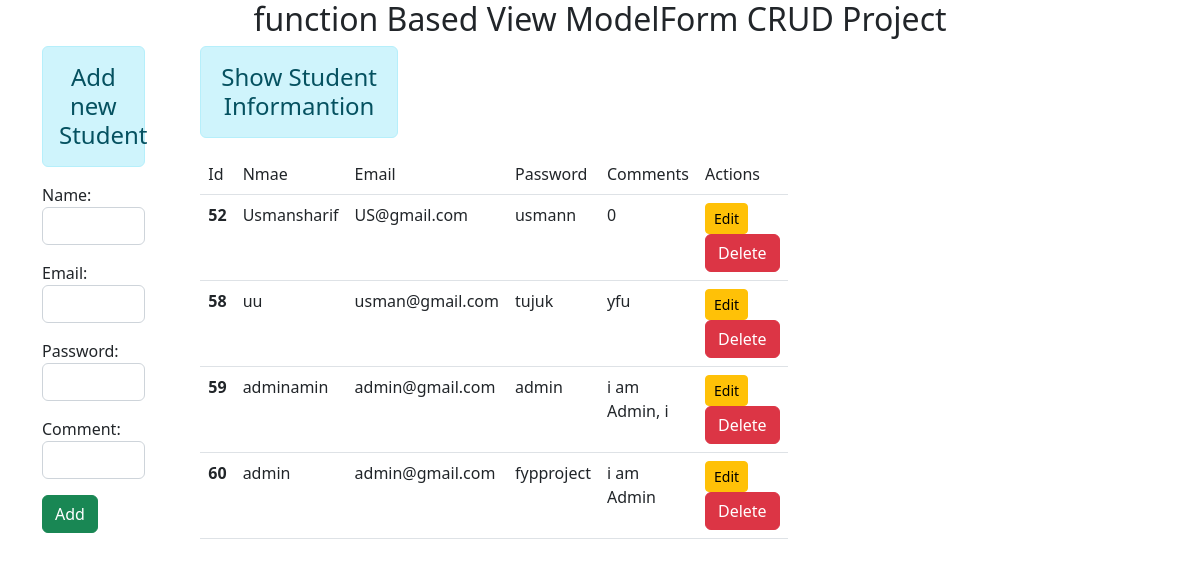
The page / on the database its author committed.
### enroll/models.py (models this page shows)
class User(models.Model):
    name =models.CharField(max_length=70)
    email =models.CharField(max_length=100)
    password =models.CharField(max_length=100)
    comment =models.CharField(max_length=200)

### enroll/views.py (the view)
# urls.py: path('', views.add_show, name="addandshow"),
def add_show(request):
 if request.method == 'POST':
  fm = StudentRegistration(request.POST or None)
  if fm.is_valid():
    nm = fm.cleaned_data['name']
    em = fm.cleaned_data['email']
    pw = fm.cleaned_data['password']
    cm = fm.cleaned_data['comment']
    reg=User (name=nm,email=em, password=pw,comment=cm)
    reg.save()
    stud = User.objects.all()
    return render(request, 'enroll/addandshow.html',{'form':fm,'stu':stud})
  fm = StopAsyncIteration()
 else:
  fm= StudentRegistration()
 stud = User.objects.all()
 return render(request, 'enroll/addandshow.html',{'form':fm,'stu':stud})

### enroll/forms.py
class StudentRegistration(forms.ModelForm):
    class Meta:
        model = User
        fields = ('all',)
        fields = ['name', 'email','password','comment',]
        widgets= {
            'name': forms.TextInput (attrs={'class':'form-control'}),
            'email': forms.EmailInput (attrs={'class':'form-control'}),
            'password': forms.PasswordInput (attrs={'class':'form-control'}),
            'comment': forms.TextInput (attrs={'class':'form-control'}),
        }

### enroll/templates/enroll/addandshow.html (shortened to what this page needs)
{% extends 'enroll/base.html' %}
{% block content %}
<div class="row">
    <div class="col-sm-4">
        <div class="row">
            <div class="col-sm-4">
                <h4 class="text-center alert alert-info">Add new Student</h4>
                <form action=" " method="POST" >
                    {{form.as_p}}
                    <input type="submit" class=" btn btn-success" value="Add">
                </form>
            </div>
            <div class="col-sm-7 offset-1">
                <h4 class="text-center alert alert-info">Show Student Informantion</h4>
                {% if stu %}
                <table class="table table-hover class="d-inline" ">
                    <thead>
                        <tr>
                            <td scope="col">Id</td>
                            <td scope="col">Nmae</td>
                            <td scope="col">Email</td>
                            <td scope="col">Password</td>
                            <td scope="col">Comments</td>
                            <td scope="col">Actions</td>
                        </tr>
                    </thead>
                    <tbody>
                        {% for st in stu %}
                        <tr>
                            <th scope="row">{{ st.id}}</th>
                            <td>{{st.name}}</td>
                            <td>{{st.email}}</td>
                            <td>{{st.password}}</td>
                            <td>{{st.comment}}</td>
                            <td>
                                <a href="{% url 'updatedata' st.id %}" class="btn btn-warning btn-sm">Edit</a>
                                <form action="{% url 'deletedata' st.id %}" method="POST" class="d-inline"> {% csrf_token %}
                                    <input type="submit" class="btn btn-danger" value="Delete">
                                </form>
                                </td>
                        </tr>
                        {% endfor %}
                    </tbody>
                </table>
                {% else %}
                <h4 class="text-center alert alert-warnning">No Informantion</h4>
                {% endif %}
            </div>
        </div>
    </div>
</div>
{% endblock content %}

### enroll/templates/enroll/base.html (shortened to what this page needs)
<!DOCTYPE html>
{% load static %}
<html lang="en">
    <head>
<link rel="stylesheet" href="{% static 'enroll/css/bootstrap.css' %}">
</head>
<body>
<div class="container" mt-5>
    <h2 class="text-center alert-danger" >function Based View ModelForm CRUD Project</h2>
{% block content %} {% endblock content %}
</div>
</body>
</html>

### rows shown on the page
User: id "52", name "Usmansharif", email "US@gmail.com", password "usmann", comment "0"
User: id "58", name "uu", email "usman@gmail.com", password "tujuk", comment "yfu"
User: id "59", name "adminamin", email "admin@gmail.com", password "admin", comment "i am Admin, i"
User: id "60", name "admin", email "admin@gmail.com", password "fypproject", comment "i am Admin"
